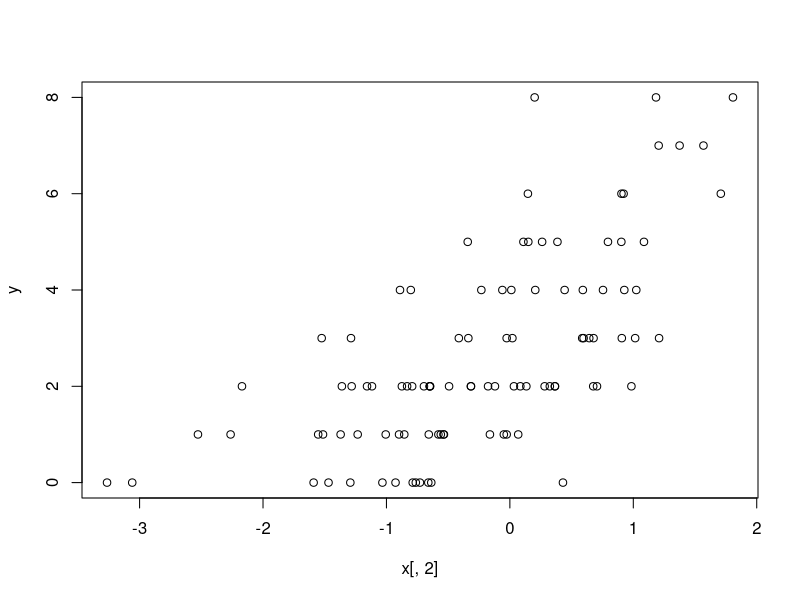
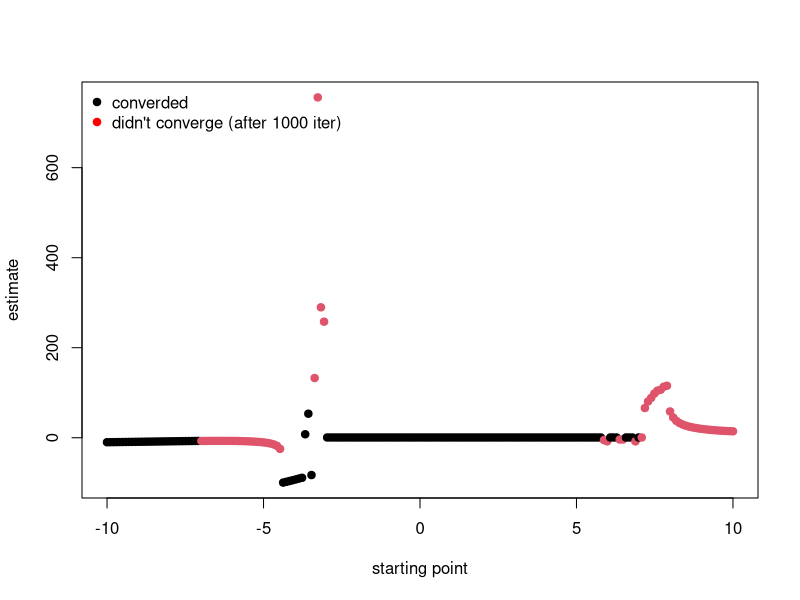

Write the R code that produced these figures, in order.
library(robustbase)

n = 100 # sample size

# generate a dataset with p = 1 covariate + intercept

x = cbind(rep(1, n),
          rnorm(n, 0, 1))
beta = c(1, 0.5)
lambdas = exp(x %*% beta)
y = rpois(n, lambdas)

# plot data
plot(x[, 2], y)

n_start = 200 # number of starting points to try

# list of starting points to try
start_list = cbind(rep(0, n_start), # Keep the intercept at 0 
                   seq(from = -10, to = 10, length.out = n_start))

# initialize empty vectors
est = 0 * start_list
cv = vector('logical', length = n_start)


for (i in 1:n_start) {
  start = t(start_list[i, ])
  
  fit = glmrob(y ~ 1 + I(x[, 2]), 
                       family = poisson(), 
                       method = "Mqle", 
                       start = start, 
                       control = glmrobMqle.control(maxit = 1000, 
                                                    tcc = 0.5))
  cv[i] = fit$converged # check for convergence
  est[i, ] = fit$coefficients # save coefficient
}


# plot
plot(start_list[, 2], est[, 2], col = 2 - cv, 
     pch = 19,
     xlab = "starting point", ylab = "estimate")
legend("topleft", 
       legend = c("converded", "didn't converge (after 1000 iter)"),
       col = c("black", "red"), pch = 19, bty = "n")
